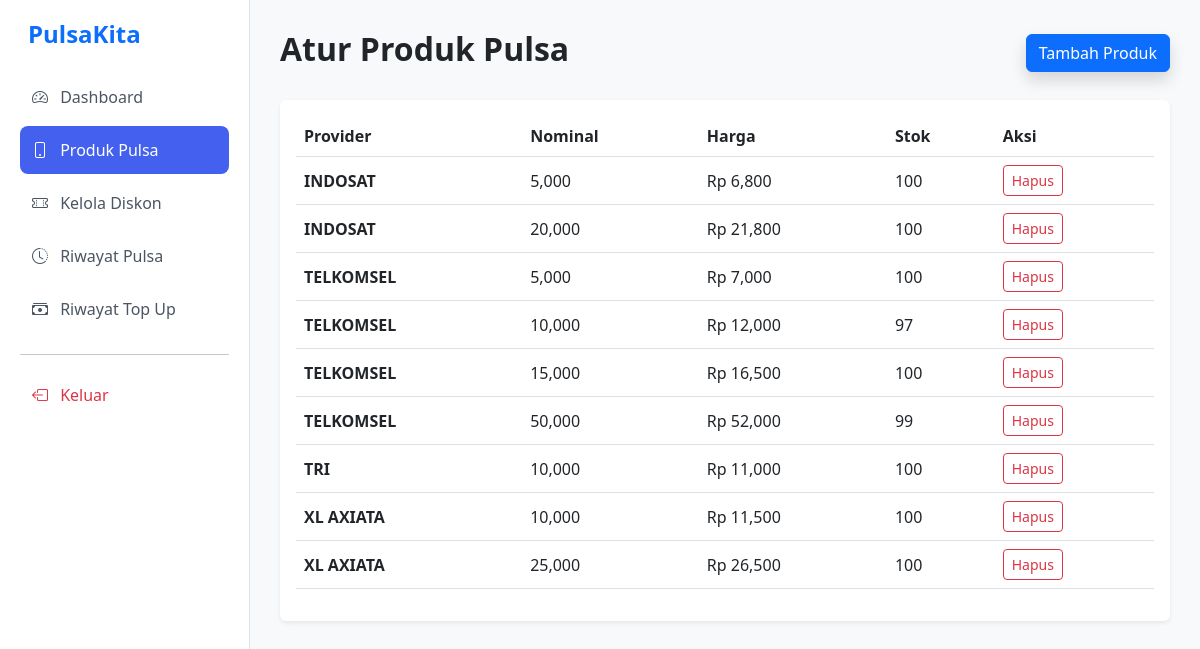
/atur_pulsa.php (signed in), run on the app's committed database.
### tables this page shows
CREATE TABLE `produk_pulsa` (
  `id` int NOT NULL,
  `provider` varchar(50) DEFAULT NULL,
  `nominal` int DEFAULT NULL,
  `harga` int DEFAULT NULL,
  `stok` int DEFAULT '100'
);

### atur_pulsa.php (the view, shortened to what this page needs)
<?php
include 'config.php';
$produk = mysqli_query($conn, "SELECT * FROM produk_pulsa ORDER BY provider ASC, nominal ASC");
?>
<!DOCTYPE html>
<html lang="id">
<head>
    <link href="https://cdn.jsdelivr.net/npm/bootstrap@5.3.0/dist/css/bootstrap.min.css" rel="stylesheet">
    <link rel="stylesheet" href="https://cdn.jsdelivr.net/npm/bootstrap-icons@1.11.0/font/bootstrap-icons.css">
</head>
<body>
<div class="sidebar">
    <h4 class="fw-bold text-primary mb-4 px-2">PulsaKita</h4>
    <div class="nav flex-column">
        <a class="nav-link" href="dashboard_admin.php"><i class="bi bi-speedometer2 me-2"></i> Dashboard</a>
        <a class="nav-link active" href="atur_pulsa.php"><i class="bi bi-phone me-2"></i> Produk Pulsa</a>
        <a class="nav-link" href="atur_diskon.php"><i class="bi bi-ticket-perforated me-2"></i> Kelola Diskon</a>
        <a class="nav-link" href="riwayat_transaksi.php"><i class="bi bi-clock-history me-2"></i> Riwayat Pulsa</a>
        <a class="nav-link" href="riwayat_topup_admin.php"><i class="bi bi-cash-stack me-2"></i> Riwayat Top Up</a>
        <hr>
        <a class="nav-link text-danger" href="logout.php"><i class="bi bi-box-arrow-left me-2"></i> Keluar</a>
    </div>
</div>
<div class="main-content">
    <div class="d-flex justify-content-between align-items-center mb-4">
        <h2 class="fw-bold">Atur Produk Pulsa</h2>
        <button class="btn btn-primary shadow" data-bs-toggle="modal" data-bs-target="#tambahModal">Tambah Produk</button>
    </div>
    <div class="card border-0 shadow-sm p-3">
        <table class="table table-hover align-middle">
            <thead><tr><th>Provider</th><th>Nominal</th><th>Harga</th><th>Stok</th><th>Aksi</th></tr></thead>
            <tbody>
                <?php while($p = mysqli_fetch_assoc($produk)): ?>
                <tr>
                    <td class="fw-bold"><?= strtoupper($p['provider']) ?></td>
                    <td><?= number_format($p['nominal']) ?></td>
                    <td>Rp <?= number_format($p['harga']) ?></td>
                    <td><?= $p['stok'] ?></td>
                    <td><a href="?hapus=<?= $p['id'] ?>" class="btn btn-sm btn-outline-danger" onclick="return confirm('Hapus?')">Hapus</a></td>
                </tr>
                <?php endwhile; ?>
            </tbody>
        </table>
    </div>
</div>
</body>
</html>

### atur_pulsa.php (style rules this page uses)
body { background-color: #f8f9fa; font-family: 'Segoe UI', sans-serif; margin: 0; }
.sidebar { width: 250px; height: 100vh; position: fixed; background: #fff; border-right: 1px solid #dee2e6; padding: 20px; }
.main-content { margin-left: 250px; padding: 30px; }
.nav-link { color: #4b5563; font-weight: 500; padding: 12px; border-radius: 8px; margin-bottom: 5px; text-decoration: none; display: block; }
.nav-link.active { background-color: #4361ee; color: white !important; }

### data on the page
produk_pulsa: provider "INDOSAT", nominal "5,000", harga "6,800", stok "100"
produk_pulsa: provider "INDOSAT", nominal "20,000", harga "21,800", stok "100"
produk_pulsa: provider "TELKOMSEL", nominal "5,000", harga "7,000", stok "100"
produk_pulsa: provider "TELKOMSEL", nominal "10,000", harga "12,000", stok "97"
produk_pulsa: provider "TELKOMSEL", nominal "15,000", harga "16,500", stok "100"
produk_pulsa: provider "TELKOMSEL", nominal "50,000", harga "52,000", stok "99"
produk_pulsa: provider "TRI", nominal "10,000", harga "11,000", stok "100"
produk_pulsa: provider "XL AXIATA", nominal "10,000", harga "11,500", stok "100"
produk_pulsa: provider "XL AXIATA", nominal "25,000", harga "26,500", stok "100"
